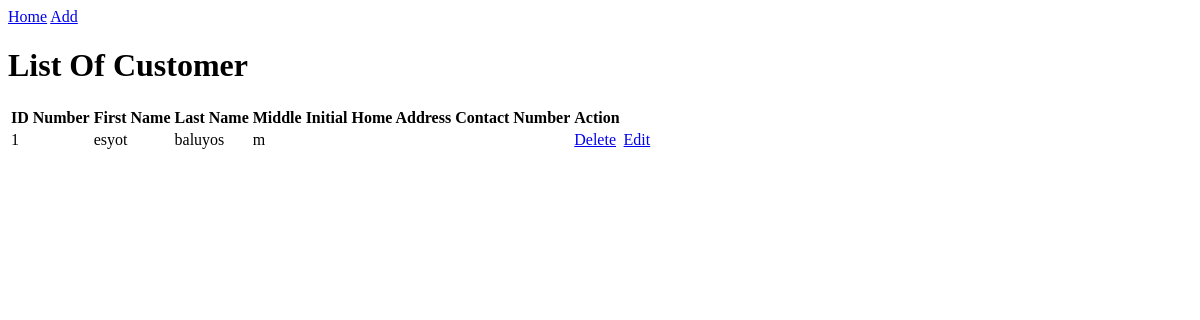
Before: /read_customer.php with the older database file.
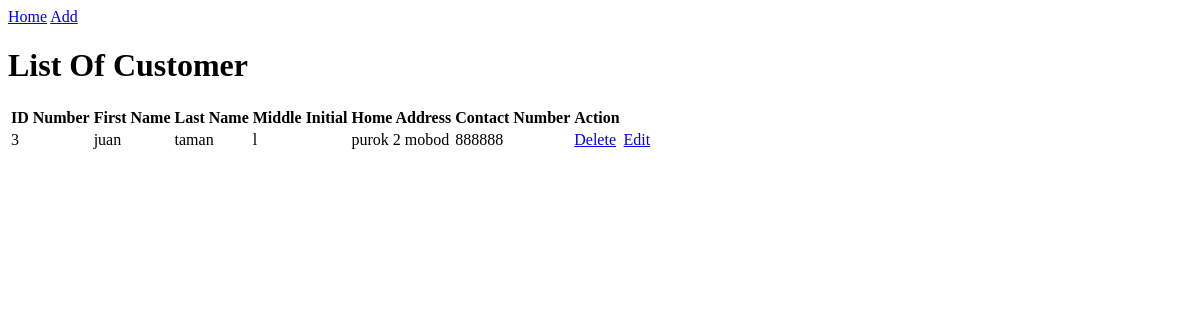
After: the same page with the newer database file.
### tables this page shows
CREATE TABLE `customer` (
  `id_number` int(11) NOT NULL,
  `firstname` varchar(50) NOT NULL,
  `lastname` varchar(50) NOT NULL,
  `middle_initial` char(1) NOT NULL,
  `address` varchar(50) NOT NULL,
  `contact` int(11) NOT NULL
);

### read_customer.php (the view, shortened to what this page needs)
<?php
require 'connect2.php';
	$sql = "SELECT * FROM customer";
	$records=mysqli_query($con,$sql);
?>
<!DOCTYPE html>
<html>
<body>
	<a class="btn" href="main.html">Home</a>
	<a class="btn" href="customer.php">Add</a>
		<h1>List Of Customer</h1>
      <table>
      	<tr>
      		<th>ID Number</th>
      		<th>First Name</th>
			<th>Last Name</th>
			<th>Middle Initial</th>
			<th>Home Address</th>
			<th>Contact Number</th>
            <th >Action</th>
      	</tr>
	       	<?php
      		while($information=mysqli_fetch_assoc($records)){
      			echo "<tr>";?>
						<td><?php echo $information['id_number'] ?></td>
						<td><?php echo $information['firstname'] ?></td>
						<td><?php echo $information['lastname'] ?></td>
						<td><?php echo $information['middle_initial'] ?></td>
						<td><?php echo $information['address'] ?></td>
						<td><?php echo $information['contact'] ?></td>
						<td>
								<a href="delete_customer.php?delete_id=<?php echo $information['id_number']; ?>">Delete</i></a>
						</td>
						<td>
							<a href="edit_customer.php?edit_id=<?php echo $information['id_number']; ?>">Edit</i></a>
						</td>
					</tr>
    	<?php
    		}
      	?>
      </table>
</body>
</html>

Changed rows visible on the page:
removed customer: id_number "1", firstname "esyot", lastname "baluyos", middle_initial "m"
added customer: id_number "3", firstname "juan", lastname "taman", middle_initial "l", address "purok 2 mobod", contact "888888"
